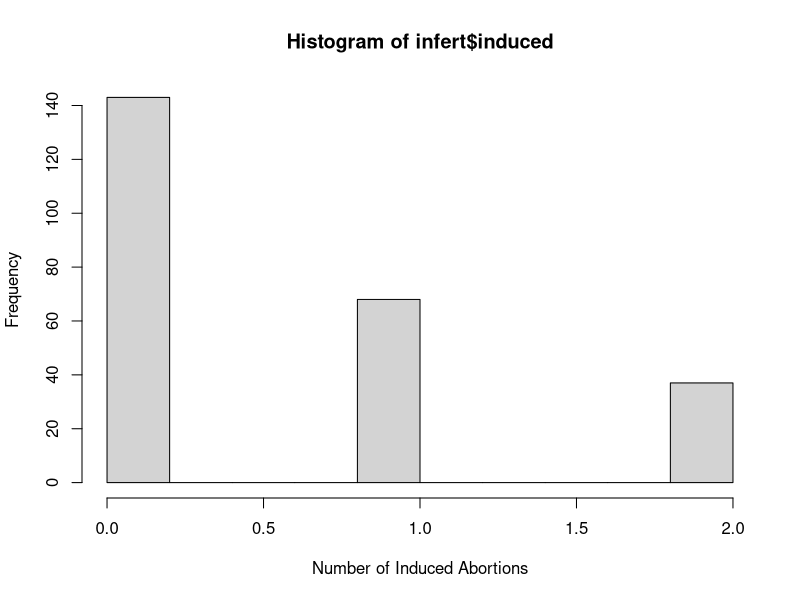
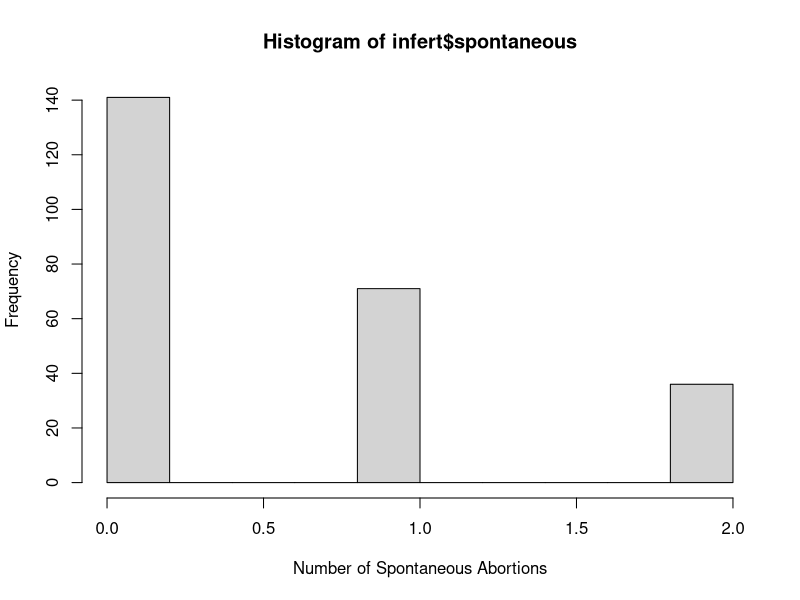
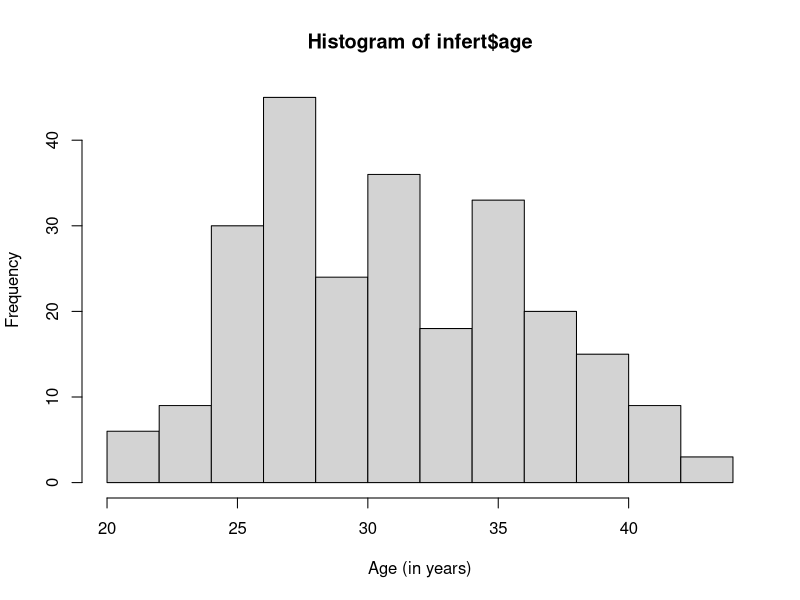
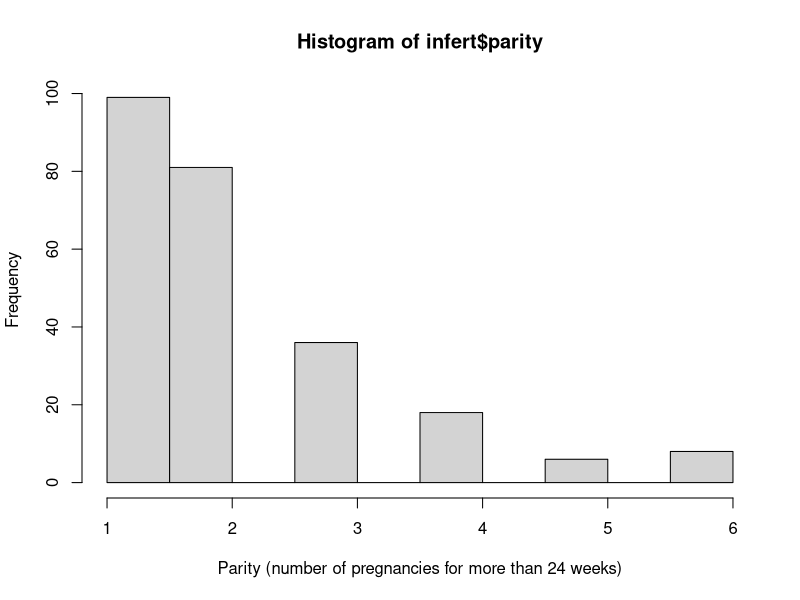
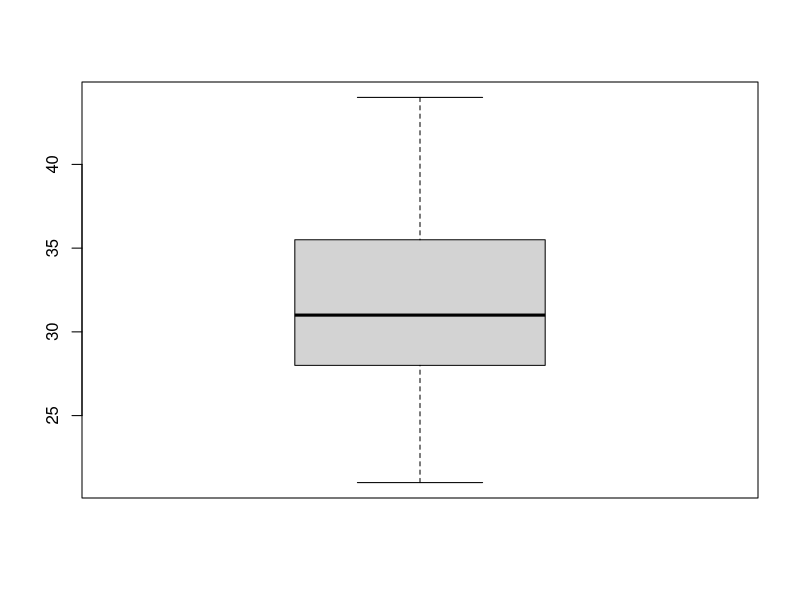
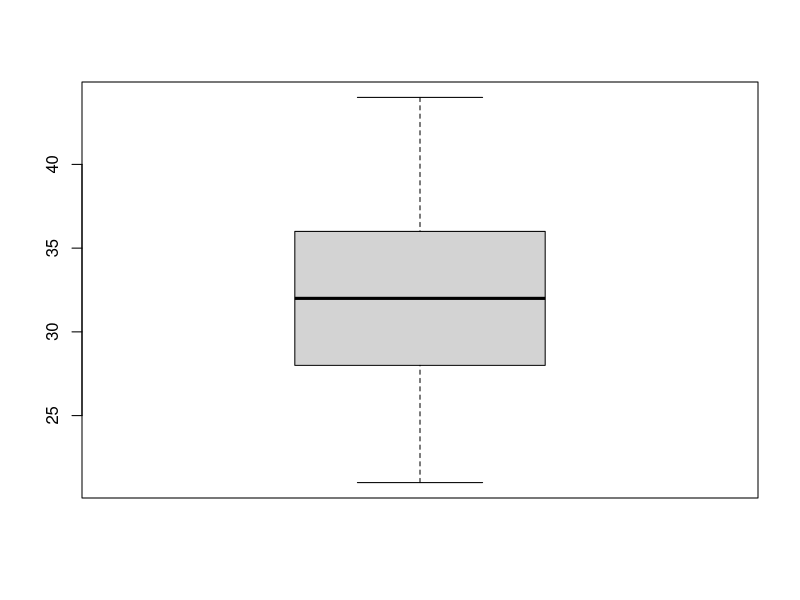
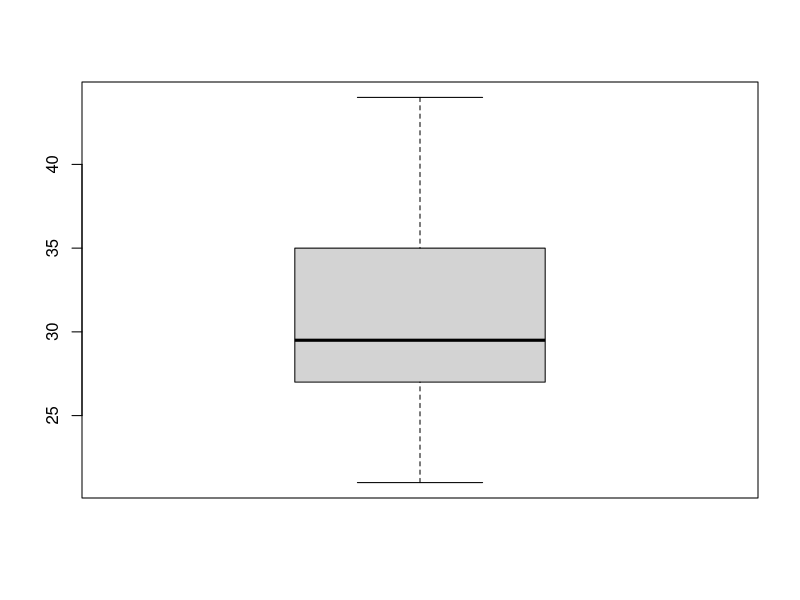
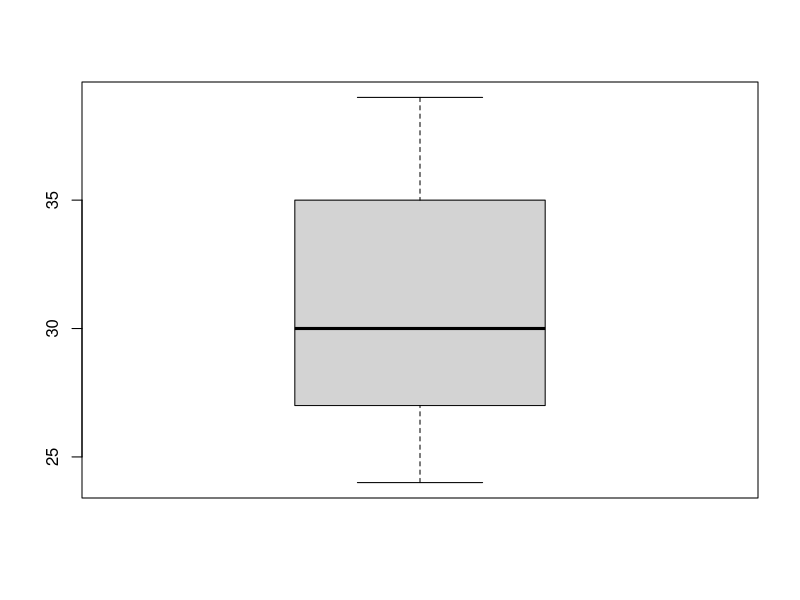

Source code (R) for these figures, in order:
# First Assignment
# ===============

# Load packages

# In case you do not have the magrittr package install it by running the 
# following command: install.packages('magrittr')
library(magrittr)

# In case you do not have the ggplot2 package install it by running the 
# following command: install.packages('ggplot2')
library(ggplot2)
#=======

### 3. Choose the data set

# See all the R core data sets available
data() 
# Load the core data set called infert
data(infert) 

### 4. Look at the data set
?infert
# Look at the names of the variables in the data set
names(infert) 
# Look at the first 6 observations (in a table)
head(infert[,]) 

### 5. Descriptive statistics: 

### Given that the data set looks at Infertility after Spontaneous and Induced 
### Abortion, the variables induced, spontaneous, age and parity are especially
### interesting to look at. for the descriptive statistics it is worth looking
### at frequency (histrograms), mean, quartiles and interquartile ranges, 
### median, variance and standard deviation, boxplots and distribution plots. 
### I additionally plotted the variables at the beginning to look at the 
### relationship between them.

# 5.1 Histograms 
hist(infert$induced, xlab="Number of Induced Abortions")
hist(infert$spontaneous, xlab="Number of Spontaneous Abortions")
hist(infert$age, xlab="Age (in years)")
hist(infert$parity, xlab="Parity (number of pregnancies for more than 24 weeks)")

# simple tables (to see if there are any NA's)
table(infert$induced)
table(infert$spontaneous)
table(infert$age)
table(infert$parity)

# categorizing age
infert$cat_age <- infert$age

infert$cat_age [infert$age %in% 21:25] <- 1
infert$cat_age [infert$age %in% 26:30] <- 2
infert$cat_age [infert$age %in% 31:35]<- 3
infert$cat_age [infert$age %in% 36:40] <- 4
infert$cat_age [infert$age %in% 41:45] <- 5

table(infert$cat_age)

# 5.a. Means
mean (infert$induced) 
mean (infert$spontaneous) 
mean (infert$age) 
mean (infert$parity)

# 5.b. Medium 
median (infert$induced) 
median (infert$spontaneous) 
median (infert$age) 
median (infert$parity)

# 5.d. Range
range(infert$induced) 
range(infert$spontaneous) 
range(infert$age) 
range(infert$parity)

# 5.e. Variance
var(infert$induced) 
var(infert$spontaneous) 
var(infert$age) 
var(infert$parity)

# 5.f. Standard deviation
sd(infert$induced) 
sd(infert$spontaneous) 
sd(infert$age) 
sd(infert$parity)

# 5.g. Quartiles & Interquartile Ranges
# Quartiles
summary(infert$induced)
summary(infert$spontaneous)
summary(infert$age) 
summary(infert$parity)

# Interquartile Ranges
IQR(infert$age)
IQR(infert$induced)
IQR(infert$spontaneous)
IQR(infert$age) 
IQR(infert$parity)

# create subset for spontaneous
indu1 <- subset(infert, induced == 1)
indu2 <- subset(infert, induced == 2)
indu0 <- subset(infert, induced == 0)

# 5.h. Box plots
boxplot(infert$age)
boxplot(indu0$age)
boxplot(indu1$age)
boxplot(indu2$age)

# create subset for spontaneous
spon1 <- subset(infert,spontaneous==1)
spon2 <- subset(infert,spontaneous==2)
spon0 <- subset(infert,spontaneous==0)

boxplot(spon0$age)
boxplot(spon1$age)
boxplot(spon2$age)

# 5.i. Summarise with Loess to look at the relation between age and parity
ggplot2::ggplot(infert, aes(age, parity)) + geom_point() + geom_smooth() + theme_bw()


# 7. Scatterplots ???

# 8. Bar Charts

# Bar Chart: induced abortions & education years
plot(indu0$education, xlab ='education')
plot(indu1$education, xlab ='education')
plot(indu2$education, xlab ='education')

# Bar Chart: spontaneous abortions & age - WARUM KEIN BARCHART?
plot(spon0$age, xlab ='age')
plot(spon1$age, xlab ='age')
plot(spon2$age, xlab ='age')

plot(infert$parity,infert$age)

# Bar Chart: induced abortions & parity - WARUM KEIN BARCHART?
plot(indu0$parity, xlab ='parity')
plot(indu1$parity, xlab ='parity')
plot(indu2$parity, xlab ='parity')

plot(infert$parity, xlab ='parity')


# 11. Joint Distributions
plot(indu0$parity, indu0$age)

